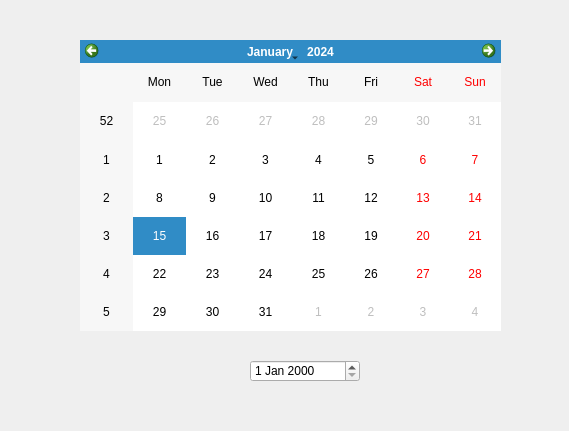
<?xml version="1.0" encoding="UTF-8"?>
<ui version="4.0">
 <class>Dialog</class>
 <widget class="QDialog" name="Dialog">
  <property name="geometry">
   <rect>
    <x>0</x>
    <y>0</y>
    <width>569</width>
    <height>431</height>
   </rect>
  </property>
  <property name="windowTitle">
   <string>Dialog</string>
  </property>
  <widget class="QCalendarWidget" name="calendarWidget">
   <property name="geometry">
    <rect>
     <x>80</x>
     <y>40</y>
     <width>421</width>
     <height>291</height>
    </rect>
   </property>
   <property name="horizontalHeaderFormat">
    <enum>QCalendarWidget::ShortDayNames</enum>
   </property>
  </widget>
  <widget class="QDateEdit" name="dateEdit">
   <property name="geometry">
    <rect>
     <x>250</x>
     <y>360</y>
     <width>110</width>
     <height>22</height>
    </rect>
   </property>
  </widget>
 </widget>
 <resources/>
 <connections/>
</ui>
